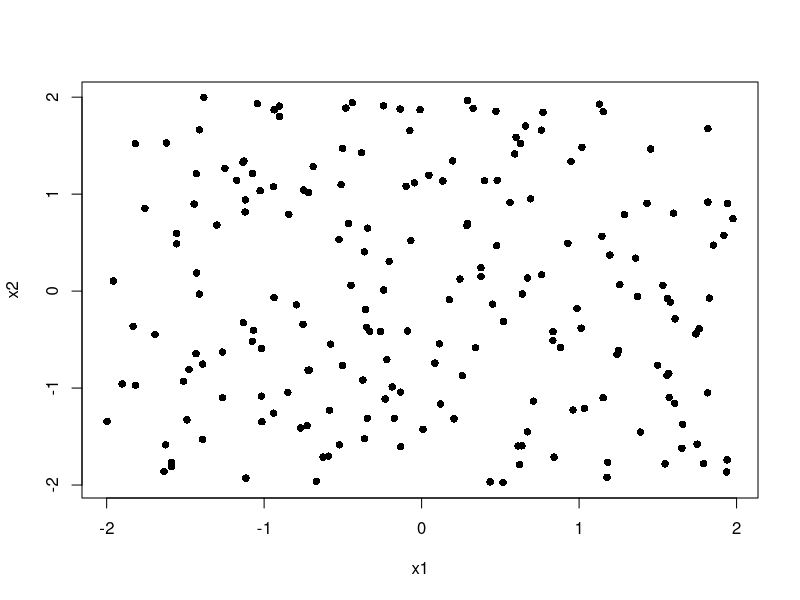
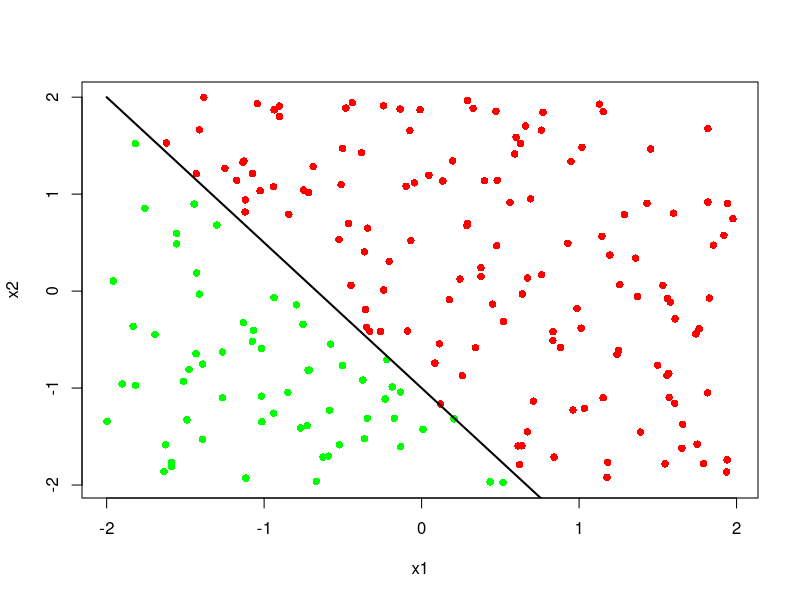
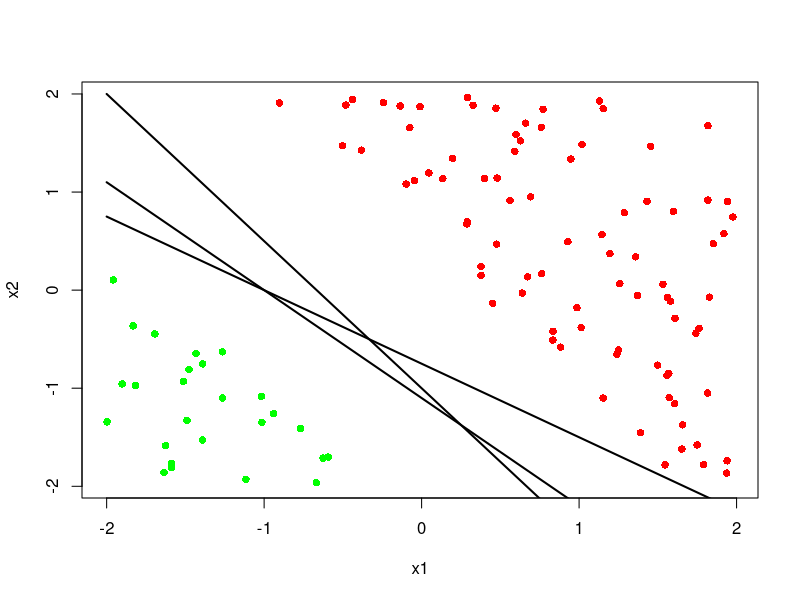
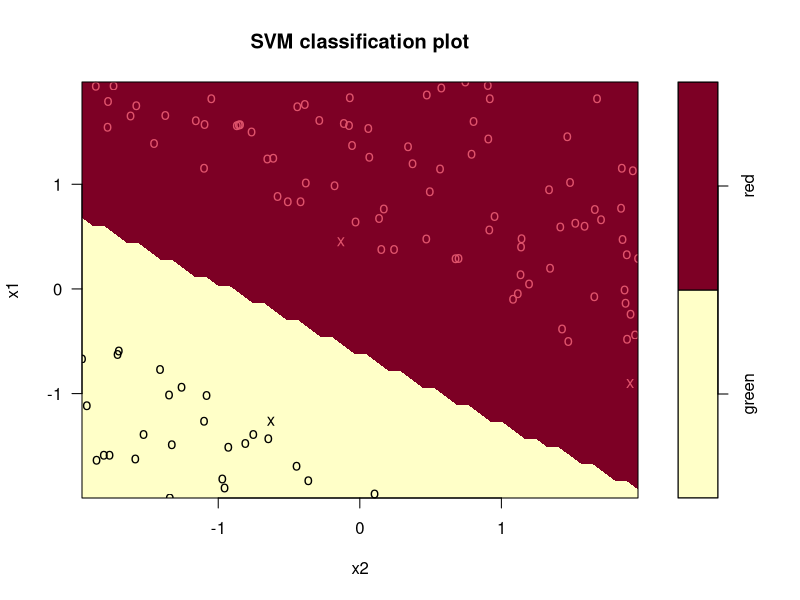
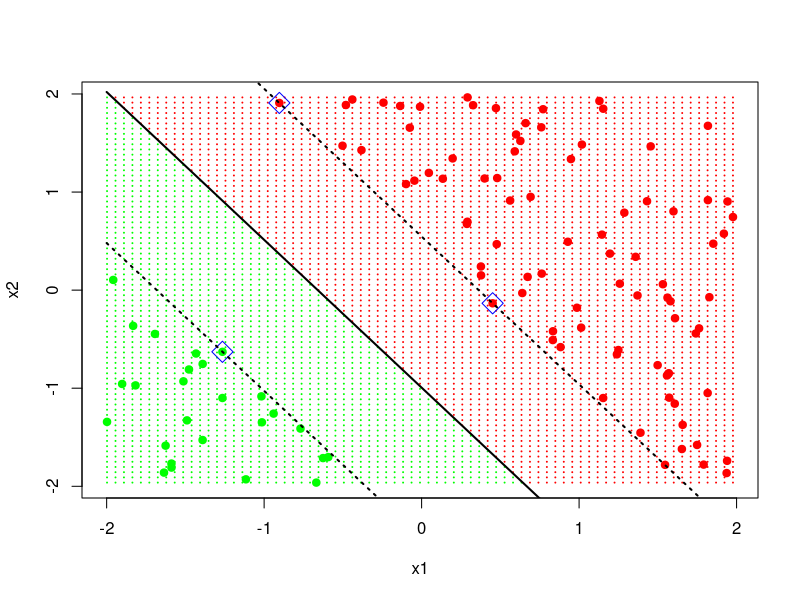

Here is the R script that generated these plots, in order:
## ---- chunk 1
library(e1071)
set.seed(123)
## ---- chunk 2
## user-defined function to draw 2-d hyperplane, set up the range of x and y for points is    
## from min to max, the output is a seuqnece of points that satisfy the hyperplane's equation
hyper_func = function(beta0, beta1, beta2, min,max, length){
  data_ = list()
  data_[[1]] <- seq(min, max, length.out = length)
  data_[[2]] <- (beta0 + beta1 * data_[[1]]) / -beta2
  return(data_)
}
## ---- chunk 3
## randomly generate points for a specific range
x1 = runif(200, min=-2, max=2)
x2 = runif(200, min=-2, max=2)
input_data = cbind(x1, x2)
plot(x1,x2, pch = 16)

plane_func = 2+3 * x1 + 2 * x2
input_data = cbind(input_data, plane_func)
## calculate the class for each points based on which side they locate.  
group_data = lapply(input_data[,3], function(x) if(x>0){return('red')}else{
  return('green')})
input_data = cbind(input_data, groups = unlist(group_data))
plot(input_data[,'x1'],input_data[,'x2'],col = input_data[,'groups'], pch = 16, xlab = 'x1', ylab = 'x2')

##draw a 2-D hyperplane,beta_0 = 2, beta_1 = 3, beta_2 = 2. min & max = 2. Length = 200  
pts_plane = hyper_func(2,3,2,-2,2,200)
lines(pts_plane[[1]], pts_plane[[2]], col = "black", lwd = 2)
## ---- chunk 4
#filter some points to illustrate this sample
sample_pts = input_data[which(abs(as.numeric(input_data[,'plane_func'])) > 3),]
plot(sample_pts[,'x1'],sample_pts[,'x2'], col = sample_pts[,'groups'],pch = 16, xlab = 'x1', ylab = 'x2')

# draw three possible hyperplane
pts_plane = hyper_func(2,3,2,-2,2,200)
lines(pts_plane[[1]], pts_plane[[2]], col = "black", lwd = 2)

pts_plane = hyper_func(1.5,1.5,2,-2,2,200)
lines(pts_plane[[1]], pts_plane[[2]], col = "black", lwd = 2)

pts_plane = hyper_func(2.2,2.2,2,-2,2,200)
lines(pts_plane[[1]], pts_plane[[2]], col = "black", lwd = 2)
## ---- chunk 5
## the plot function in R is not visualization well, so we can draw another plot to visualize the result from SVM. 
##This example illustrate the classification for two classes based on svm. 
##so x variable should be numeric format, y variable should be factor.
svm_data = data.frame(x1 = as.numeric(sample_pts[,'x1']), x2 = as.numeric(sample_pts[,'x2']),groups = as.factor(sample_pts[,'groups']))
##using svm to find the optimal hyperplane.
svmfit = svm(groups~x1+x2, data = svm_data, kernel = 'linear', scale = FALSE)
plot(svmfit, svm_data)
## ---- chunk 6
## generate a regular grid dots within a range
make.grid = function(x, n = 75) {
  grange = apply(x, 2, range)
  x1 = seq(from = grange[1,1], to = grange[2,1], length = n)
  x2 = seq(from = grange[1,2], to = grange[2,2], length = n)
  expand.grid(x1 = x1, x2 = x2)
}

## x is the x_1 and x_2. 
x = svm_data[,c(1,2)]
xgrid = make.grid(svm_data[,c(1,2)])
##predict class for regular grid dots
ygrid = predict(svmfit, xgrid)
##plot regular grid dots
plot(xgrid, col = c("green","red")[as.numeric(ygrid)], pch = 20, cex = .2)
##plots points in two class
points(svm_data, col = as.character(svm_data[,3]), pch = 19)
##plot support vector, svmfit$index can provide index for support vector
points(x[svmfit$index,], pch = 5, cex = 2, col = 'blue')

## get coefficients of optimal hyperplane (beta_0 (intercept), beta_1 and beta_2)
coeffis = coef(svmfit)
## draw optimal hyperplane
pts_plane = hyper_func(coeffis[1],coeffis[2],coeffis[3],-2,2,200)
lines(pts_plane[[1]], pts_plane[[2]], col = "black", lwd = 2)
## draw margin for negative class, so intercept plus 1.Why plus 1? See in Equation 1.5
pts_plane_nagative = hyper_func(coeffis[1]+1,coeffis[2],coeffis[3],-2,2,200)
lines(pts_plane_nagative[[1]], pts_plane_nagative[[2]], col = "black", lwd = 2, lty = 3)
## draw margin for positive class, so intercept minus 1. Why minus 1? See in Equation 1.5
pts_plane_positive = hyper_func(coeffis[1]-1,coeffis[2],coeffis[3],-2,2,200)
lines(pts_plane_positive[[1]], pts_plane_positive[[2]], col = "black", lwd = 2, lty = 3)
